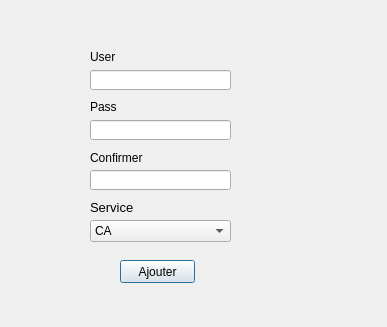
<?xml version="1.0" encoding="UTF-8"?>
<ui version="4.0">
 <class>adduserinterface</class>
 <widget class="QDialog" name="adduserinterface">
  <property name="geometry">
   <rect>
    <x>0</x>
    <y>0</y>
    <width>387</width>
    <height>327</height>
   </rect>
  </property>
  <property name="windowTitle">
   <string>Add User</string>
  </property>
  <property name="windowIcon">
   <iconset resource="rsc1.qrc">
    <normaloff>:/resources/img/manyusers.png</normaloff>:/resources/img/manyusers.png</iconset>
  </property>
  <widget class="QLabel" name="label">
   <property name="geometry">
    <rect>
     <x>90</x>
     <y>50</y>
     <width>47</width>
     <height>13</height>
    </rect>
   </property>
   <property name="text">
    <string>&lt;html&gt;&lt;head/&gt;&lt;body&gt;&lt;p&gt;&lt;span style=&quot; font-size:9pt;&quot;&gt;User&lt;/span&gt;&lt;/p&gt;&lt;/body&gt;&lt;/html&gt;</string>
   </property>
  </widget>
  <widget class="QLabel" name="label_2">
   <property name="geometry">
    <rect>
     <x>90</x>
     <y>100</y>
     <width>47</width>
     <height>13</height>
    </rect>
   </property>
   <property name="text">
    <string>&lt;html&gt;&lt;head/&gt;&lt;body&gt;&lt;p&gt;&lt;span style=&quot; font-size:9pt;&quot;&gt;Pass&lt;/span&gt;&lt;/p&gt;&lt;/body&gt;&lt;/html&gt;</string>
   </property>
  </widget>
  <widget class="QLabel" name="label_3">
   <property name="geometry">
    <rect>
     <x>90</x>
     <y>150</y>
     <width>61</width>
     <height>16</height>
    </rect>
   </property>
   <property name="text">
    <string>&lt;html&gt;&lt;head/&gt;&lt;body&gt;&lt;p&gt;&lt;span style=&quot; font-size:9pt;&quot;&gt;Confirmer&lt;/span&gt;&lt;/p&gt;&lt;/body&gt;&lt;/html&gt;</string>
   </property>
  </widget>
  <widget class="QLineEdit" name="lineEdit">
   <property name="geometry">
    <rect>
     <x>90</x>
     <y>70</y>
     <width>141</width>
     <height>20</height>
    </rect>
   </property>
  </widget>
  <widget class="QLineEdit" name="lineEdit_2">
   <property name="geometry">
    <rect>
     <x>90</x>
     <y>120</y>
     <width>141</width>
     <height>20</height>
    </rect>
   </property>
   <property name="echoMode">
    <enum>QLineEdit::Password</enum>
   </property>
  </widget>
  <widget class="QLineEdit" name="lineEdit_3">
   <property name="geometry">
    <rect>
     <x>90</x>
     <y>170</y>
     <width>141</width>
     <height>20</height>
    </rect>
   </property>
   <property name="echoMode">
    <enum>QLineEdit::Password</enum>
   </property>
  </widget>
  <widget class="QPushButton" name="pushButton">
   <property name="geometry">
    <rect>
     <x>120</x>
     <y>260</y>
     <width>75</width>
     <height>23</height>
    </rect>
   </property>
   <property name="text">
    <string>Ajouter</string>
   </property>
  </widget>
  <widget class="QLabel" name="label_4">
   <property name="geometry">
    <rect>
     <x>90</x>
     <y>200</y>
     <width>47</width>
     <height>13</height>
    </rect>
   </property>
   <property name="text">
    <string>&lt;html&gt;&lt;head/&gt;&lt;body&gt;&lt;p&gt;&lt;span style=&quot; font-size:10pt;&quot;&gt;Service&lt;/span&gt;&lt;/p&gt;&lt;/body&gt;&lt;/html&gt;</string>
   </property>
  </widget>
  <widget class="QComboBox" name="comboBox">
   <property name="geometry">
    <rect>
     <x>90</x>
     <y>220</y>
     <width>141</width>
     <height>22</height>
    </rect>
   </property>
   <item>
    <property name="text">
     <string>CA</string>
    </property>
   </item>
   <item>
    <property name="text">
     <string>CNOC</string>
    </property>
   </item>
   <item>
    <property name="text">
     <string>UE</string>
    </property>
   </item>
  </widget>
 </widget>
 <resources>
  <include location="rsc1.qrc"/>
 </resources>
 <connections/>
</ui>
